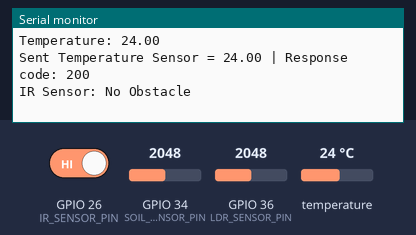
The program below on a simulated ESP32. Parts: the last lines printed to the serial monitor. The test bench sets the inputs (shaded band); at power-on: GPIO 26 (IR_SENSOR_PIN) HIGH, temperature 24 °C, GPIO 34 (SOIL_SENSOR_PIN) = 2048, GPIO 36 (LDR_SENSOR_PIN) = 2048. WiFi joins after 1.5 s; servers stay silent unless stated; uploads are accepted with an empty reply.

Above: at 2.7 s.
2.8 s: GPIO 26 (IR_SENSOR_PIN) driven LOW
At 9.41 s:
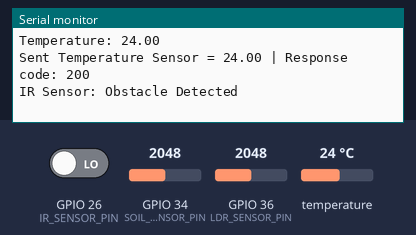
9.8 s: temperature set to 12 °C
At 9.8 s:
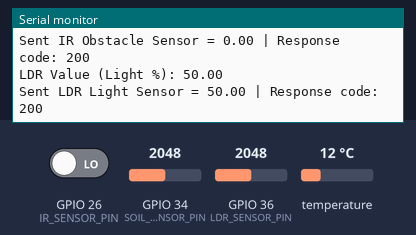
16.8 s: GPIO 34 (SOIL_SENSOR_PIN) set to 2866
At 22.0 s:
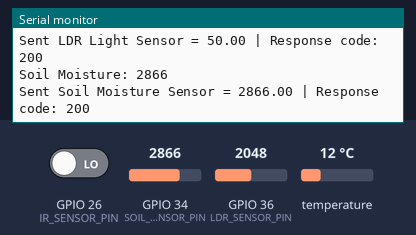
23.8 s: GPIO 36 (LDR_SENSOR_PIN) set to 2866
At 27.95 s:
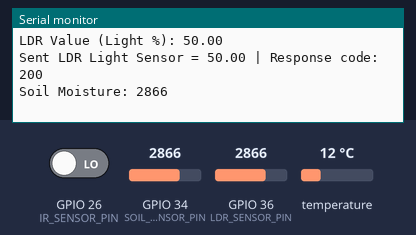
30.8 s: temperature set to 19 °C
At 35.48 s:
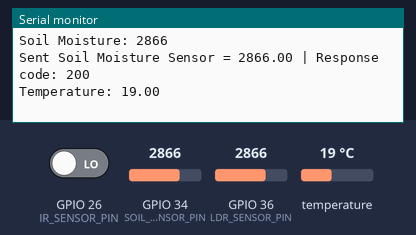
37.8 s: GPIO 34 (SOIL_SENSOR_PIN) set to 3603
At 42.45 s:
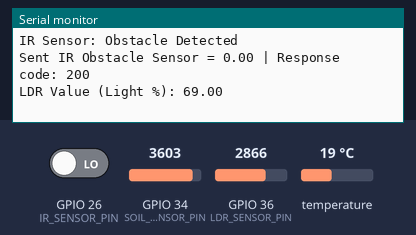
Timing chart, 0 to 44.0 s (numbered marks = the images above; inputs shaded):
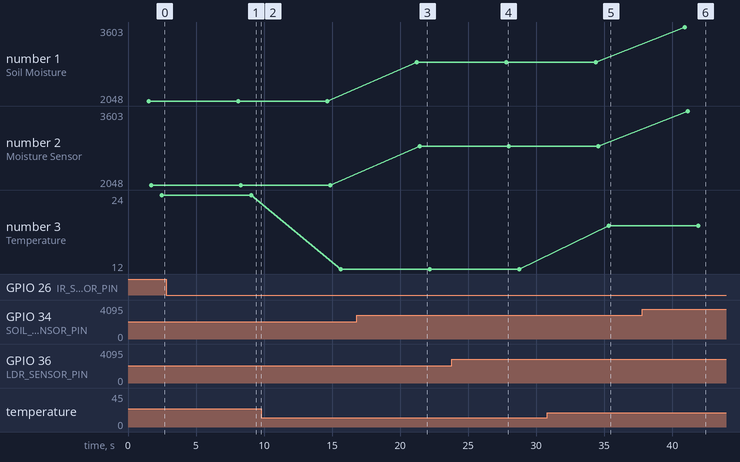

Measured:
- after the input at 2.8 s, the serial monitor: prints a new line after 6.5 s (image 1)
- after the input at 16.8 s, the serial monitor: prints a new line after 4.4 s (image 3)
- after the input at 30.8 s, the serial monitor: prints a new line after 4.5 s (image 5)
- after the input at 37.8 s, the serial monitor: prints a new line after 3.1 s (image 6)
- plotted number 1: 2048 → 2866 after the input at 16.8 s, 2866 → 3603 after the input at 37.8 s
- plotted number 2: 2048 → 2866 after the input at 16.8 s, 2866 → 3603 after the input at 37.8 s
- plotted number 3: 24 → 12 after the input at 9.8 s, 12 → 19 after the input at 30.8 s

The program:

main.cpp
```cpp
#include <Arduino.h>
#include <WiFi.h>
#include <HTTPClient.h>
#include <OneWire.h>
#include <DallasTemperature.h>

// WiFi Credentials
const char* ssid = "Redmi Note 10 Pro";
const char* password = "Rotondwa2+";

// Backend URL
const char* serverUrl = "http://192.168.35.141:5003/sensor-data";

// Sensor Pins
#define SOIL_SENSOR_PIN 34
#define ONE_WIRE_BUS 13         // DS18B20 connected to GPIO 34
#define IR_SENSOR_PIN 26        // IR sensor OUT connected to GPIO 26
#define LDR_SENSOR_PIN 36       // LDR connected to analog GPIO 36

// DS18B20 Setup
OneWire oneWire(ONE_WIRE_BUS);
DallasTemperature sensors(&oneWire);

// ============== Reusable Sender ==============
void sendSensorData(String name, float value) {
  if (WiFi.status() == WL_CONNECTED) {
    HTTPClient http;
    http.begin(serverUrl);
    http.addHeader("Content-Type", "application/json");

    String json = "{\"name\": \"" + name + "\", \"value\": " + String(value, 2) + "}";
    int responseCode = http.POST(json);

    Serial.print("Sent ");
    Serial.print(name);
    Serial.print(" = ");
    Serial.print(value);
    Serial.print(" | Response code: ");
    Serial.println(responseCode);

    http.end();
  } else {
    Serial.println("WiFi Disconnected - cannot send data.");
  }
}

// ============== Soil Moisture ==============
void readSoilMoisture() {
  int moistureValue = analogRead(SOIL_SENSOR_PIN);
  Serial.print("Soil Moisture: ");
  Serial.println(moistureValue);
  sendSensorData("Soil Moisture Sensor", moistureValue);
}

// ============== Temperature ==============
void readTemperature() {
  sensors.requestTemperatures();
  float tempC = sensors.getTempCByIndex(0);
  if (tempC != DEVICE_DISCONNECTED_C) {
    Serial.print("Temperature: ");
    Serial.println(tempC);
    sendSensorData("Temperature Sensor", tempC);
  } else {
    Serial.println("Sensor Error: DS18B20 not found or disconnected.");
  }
}

// ============== IR Obstacle ==============
void detectObstacle() {
  int irValue = digitalRead(IR_SENSOR_PIN); // HIGH = No obstacle, LOW = Obstacle
  String status = (irValue == LOW) ? "Obstacle Detected" : "No Obstacle";
  Serial.println("IR Sensor: " + status);
  sendSensorData("IR Obstacle Sensor", irValue); // 0 = obstacle, 1 = clear
}

// ============== LDR Light Level ==============
void readLDR() {
  int ldrValue = analogRead(LDR_SENSOR_PIN);
  float intensityPercent = map(ldrValue, 0, 4095, 0, 100); // interpret as % brightness
  Serial.print("LDR Value (Light %): ");
  Serial.println(intensityPercent);
  sendSensorData("LDR Light Sensor", intensityPercent);
}

// ============== Setup ==============
void setup() {
  Serial.begin(115200);

  // Connect WiFi
  WiFi.begin(ssid, password);
  Serial.print("Connecting to WiFi");
  while (WiFi.status() != WL_CONNECTED) {
    delay(500);
    Serial.print(".");
  }
  Serial.println("\nConnected to WiFi!");

  // Init sensors
  sensors.begin();
  pinMode(IR_SENSOR_PIN, INPUT);
}

// ============== Loop ==============
void loop() {
  readSoilMoisture();
  readTemperature();
  detectObstacle();
  readLDR();
  delay(5000); // Read every 5 seconds
}
```
